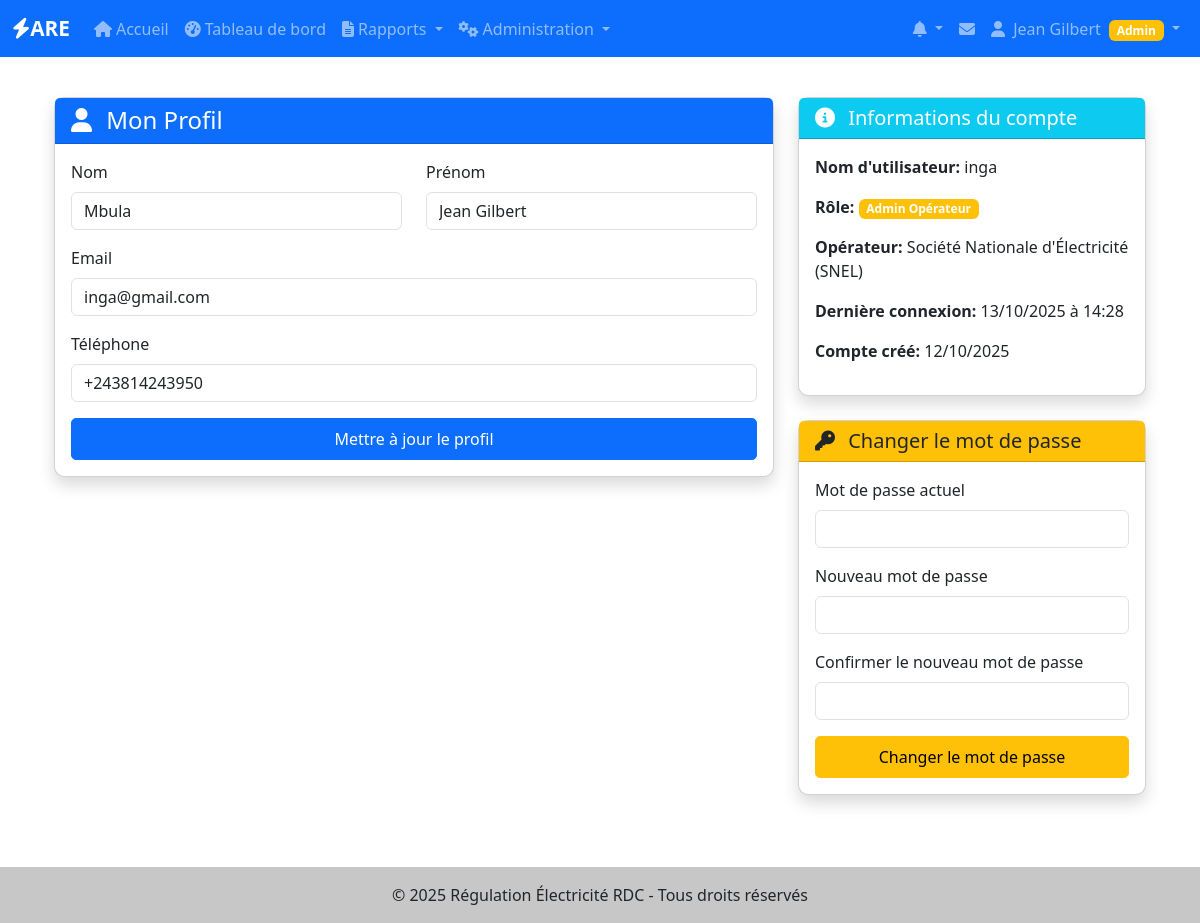
/auth/profile (signed in), run on the app's committed database.
### app/models/utilisateurs.py (models this page shows, shortened)
class User(UserMixin, BaseModel):
    __tablename__ = 'users'
    username = db.Column(db.String(80), unique=True, nullable=False, index=True)
    email = db.Column(db.String(120), unique=True, nullable=False, index=True)
    password_hash = db.Column(db.String(128), nullable=False)
    nom = db.Column(db.String(100))
    prenom = db.Column(db.String(100))
    role = db.Column(db.Enum('super_admin', 'admin_operateur', 'utilisateur_operateur'),
                    default='utilisateur_operateur', nullable=False)
    operateur_id = db.Column(db.Integer, db.ForeignKey('operateurs.id'), nullable=True)
    is_active = db.Column(db.Boolean, default=True, nullable=False)
    telephone = db.Column(db.String(20))
    derniere_connexion = db.Column(db.DateTime)
    operateur = db.relationship('Operateur', backref='users', lazy=True)
    def is_super_admin(self):
        return self.role == 'super_admin'
    def is_admin_operateur(self):
        return self.role == 'admin_operateur'
    def has_permission(self, permission):
        permissions = {
            'super_admin': ['create_operateur', 'edit_operateur', 'delete_operateur',
                           'create_user', 'edit_user', 'delete_user', 'view_all_reports'],
            'admin_operateur': ['edit_own_operateur', 'create_user_operateur',
                               'edit_user_operateur', 'view_own_reports', 'create_reports'],
            'utilisateur_operateur': ['view_own_reports', 'create_reports', 'edit_own_reports']
        }
        return permission in permissions.get(self.role, [])

### app/models/operateurs.py (models this page shows, shortened)
class Operateur(BaseModel):
    __tablename__ = 'operateurs'
    nom = db.Column(db.String(200), nullable=False, index=True)
    sigle = db.Column(db.String(50))
    type_operateur = db.Column(db.String(50))  # Production, Transport, Distribution
    adresse = db.Column(db.Text)
    ville = db.Column(db.String(100))
    province = db.Column(db.String(100))
    telephone = db.Column(db.String(20))
    email = db.Column(db.String(120))
    site_web = db.Column(db.String(200))
    numero_licence = db.Column(db.String(100), unique=True)
    date_licence = db.Column(db.Date)
    statut_licence = db.Column(db.String(20), default='active')  # active, suspendue, expirée
    capacite_installee = db.Column(db.Float)  # en MW
    zone_couverture = db.Column(db.Text)
    nombre_clients = db.Column(db.Integer)
    observations = db.Column(db.Text)
    centrales_hydro = db.relationship("CentraleHydro", back_populates="operateur", lazy=True)
    centrales_thermique = db.relationship("CentraleThermique", back_populates="operateur", lazy=True)
    centrales_solaire = db.relationship("CentraleSolaire", back_populates="operateur", lazy=True)
    lignes_transport = db.relationship("LigneTransport", back_populates="operateur", lazy=True)
    postes_transport = db.relationship("PosteTransport", back_populates="operateur", lazy=True)
    reseaux_distribution = db.relationship("ReseauDistribution", back_populates="operateur", lazy=True)

### app/auth/routes.py (the view, shortened to what this page needs)
@auth.route('/profile', methods=['GET', 'POST'])
@active_user_required
def profile():
    form = ProfileForm(current_user)
    change_password_form = ChangePasswordForm()
    if request.method == 'GET':
        form.nom.data = current_user.nom
        form.prenom.data = current_user.prenom
        form.email.data = current_user.email
        form.telephone.data = current_user.telephone
    return render_template('auth/profile.html', form=form,
                         change_password_form=change_password_form, user=current_user)

### app/auth/forms.py (shortened to what this page needs)
class ProfileForm(FlaskForm):
    nom = StringField('Nom', validators=[DataRequired()])
    prenom = StringField('Prénom', validators=[DataRequired()])
    email = StringField('Email', validators=[
        DataRequired(),
        Email(message='Adresse email invalide')
    ])
    telephone = StringField('Téléphone', validators=[Optional()])
    submit = SubmitField('Mettre à jour le profil')
    def __init__(self, user, *args, **kwargs):
        super(ProfileForm, self).__init__(*args, **kwargs)
        self.user = user

class ChangePasswordForm(FlaskForm):
    current_password = PasswordField('Mot de passe actuel', validators=[DataRequired()])
    new_password = PasswordField('Nouveau mot de passe', validators=[
        DataRequired(),
        Length(min=6, message='Le mot de passe doit contenir au moins 6 caractères')
    ])
    new_password2 = PasswordField('Confirmer le nouveau mot de passe', validators=[
        DataRequired(),
        EqualTo('new_password', message='Les mots de passe doivent correspondre')
    ])
    submit = SubmitField('Changer le mot de passe')

### app/templates/auth/profile.html (shortened to what this page needs)
{% extends "base.html" %}
{% block content %}
<div class="container-fluid">
    <div class="row">
        <div class="col-md-8">
            <div class="card shadow">
                <div class="card-header bg-primary text-white">
                    <h4 class="mb-0">
                        <i class="fas fa-user me-2"></i>
                        Mon Profil
                    </h4>
                </div>
                <div class="card-body">
                    <form method="POST">
                        <div class="row mb-3">
                            <div class="col-md-6">
                                {{ form.nom.label(class="form-label") }}
                                {{ form.nom(class="form-control" + (" is-invalid" if form.nom.errors else "")) }}
                            </div>
                            <div class="col-md-6">
                                {{ form.prenom.label(class="form-label") }}
                                {{ form.prenom(class="form-control" + (" is-invalid" if form.prenom.errors else "")) }}
                            </div>
                        </div>
                        <div class="mb-3">
                            {{ form.email.label(class="form-label") }}
                            {{ form.email(class="form-control" + (" is-invalid" if form.email.errors else "")) }}
                        </div>
                        <div class="mb-3">
                            {{ form.telephone.label(class="form-label") }}
                            {{ form.telephone(class="form-control" + (" is-invalid" if form.telephone.errors else "")) }}
                        </div>
                        <div class="d-grid">
                            {{ form.submit(class="btn btn-primary") }}
                        </div>
                    </form>
                </div>
            </div>
        </div>
        <div class="col-md-4">
            <div class="card shadow mb-4">
                <div class="card-header bg-info text-white">
                    <h5 class="mb-0">
                        <i class="fas fa-info-circle me-2"></i>
                        Informations du compte
                    </h5>
                </div>
                <div class="card-body">
                    <p><strong>Nom d'utilisateur:</strong> {{ user.username }}</p>
                    <p><strong>Rôle:</strong>
                        {% if user.is_super_admin() %}
                            <span class="badge bg-danger">Super Administrateur</span>
                        {% elif user.is_admin_operateur() %}
                            <span class="badge bg-warning">Admin Opérateur</span>
                        {% else %}
                            <span class="badge bg-info">Utilisateur Opérateur</span>
                        {% endif %}
                    </p>
                    {% if user.operateur %}
                        <p><strong>Opérateur:</strong> {{ user.operateur.nom }}</p>
                    {% endif %}
                    <p><strong>Dernière connexion:</strong>
                        {% if user.derniere_connexion %}
                            {{ user.derniere_connexion.strftime('%d/%m/%Y à %H:%M') }}
                        {% else %}
                            Jamais
                        {% endif %}
                    </p>
                    <p><strong>Compte créé:</strong> {{ user.date_creation.strftime('%d/%m/%Y') }}</p>
                </div>
            </div>
            <div class="card shadow">
                <div class="card-header bg-warning text-dark">
                    <h5 class="mb-0">
                        <i class="fas fa-key me-2"></i>
                        Changer le mot de passe
                    </h5>
                </div>
                <div class="card-body">
                    <form method="POST">
                        <div class="mb-3">
                            {{ change_password_form.current_password.label(class="form-label") }}
                            {{ change_password_form.current_password(class="form-control" + (" is-invalid" if change_password_form.current_password.errors else "")) }}
                        </div>
                        <div class="mb-3">
                            {{ change_password_form.new_password.label(class="form-label") }}
                            {{ change_password_form.new_password(class="form-control" + (" is-invalid" if change_password_form.new_password.errors else "")) }}
                        </div>
                        <div class="mb-3">
                            {{ change_password_form.new_password2.label(class="form-label") }}
                            {{ change_password_form.new_password2(class="form-control" + (" is-invalid" if change_password_form.new_password2.errors else "")) }}
                        </div>
                        <div class="d-grid">
                            {{ change_password_form.submit(class="btn btn-warning") }}
                        </div>
                    </form>
                </div>
            </div>
        </div>
    </div>
</div>
{% endblock %}

### app/templates/base.html (shortened to what this page needs)
<!DOCTYPE html>
<html lang="fr">
<head>
    <link href="https://cdn.jsdelivr.net/npm/bootstrap@5.3.0/dist/css/bootstrap.min.css" rel="stylesheet">
    <link rel="stylesheet" href="https://cdnjs.cloudflare.com/ajax/libs/font-awesome/6.4.0/css/all.min.css">
    <link rel="stylesheet" href="{{ url_for('static', filename='css/style.css') }}">
</head>
<body>
    <nav class="navbar navbar-expand-lg navbar-dark bg-primary">
        <div class="container-fluid">
            <a class="navbar-brand" href="{{ url_for('main.index') }}">
                <i class="fas fa-bolt"></i>ARE
            </a>
            <div class="collapse navbar-collapse" id="navbarNav">
                <ul class="navbar-nav me-auto">
                    <li class="nav-item">
                        <a class="nav-link" href="{{ url_for('main.index') }}">
                            <i class="fas fa-home me-1"></i>Accueil
                        </a>
                    </li>
                    {% if current_user.is_authenticated %}
                    <li class="nav-item">
                        <a class="nav-link" href="{{ url_for('are_dashboard.index') }}">
                            <i class="fas fa-tachometer-alt me-1"></i>Tableau de bord
                        </a>
                    </li>
                    <li class="nav-item dropdown">
                        <a class="nav-link dropdown-toggle" href="#" id="rapportsDropdown" role="button" data-bs-toggle="dropdown">
                            <i class="fas fa-file-alt me-1"></i>Rapports
                        </a>
                    </li>
                    {% if current_user.is_super_admin() or current_user.is_admin_operateur() %}
                    <li class="nav-item dropdown">
                        <a class="nav-link dropdown-toggle" href="#" id="adminDropdown" role="button" data-bs-toggle="dropdown">
                            <i class="fas fa-cogs me-1"></i>Administration
                        </a>
                    </li>
                    {% endif %}
                    {% endif %}
                </ul>
                <ul class="navbar-nav">
                    {% if current_user.is_authenticated %}
                    {% from 'components/notifications.html' import dropdown_notifications %}
                    {{ dropdown_notifications() }}
                    <li class="nav-item dropdown">
                        <a class="nav-link position-relative" href="{{ url_for('notifications.messages') }}" title="Messagerie">
                            <i class="fas fa-envelope"></i>
                        </a>
                    </li>
                    <li class="nav-item dropdown">
                        <a class="nav-link dropdown-toggle" href="#" id="userDropdown" role="button" data-bs-toggle="dropdown">
                            <i class="fas fa-user me-1"></i>
                            {{ current_user.prenom or current_user.username }}
                            {% if current_user.is_super_admin() %}
                                <span class="badge bg-danger ms-1">Super Admin</span>
                            {% elif current_user.is_admin_operateur() %}
                                <span class="badge bg-warning ms-1">Admin</span>
                            {% endif %}
                        </a>
                    </li>
                    {% endif %}
                </ul>
            </div>
        </div>
    </nav>
    <main class="container my-4">
        {% block content %}{% endblock %}
    </main>
    <footer class="bg-light text-center text-lg-start mt-5">
        <div class="text-center p-3" style="background-color: rgba(0, 0, 0, 0.2);">
            © 2025 Régulation Électricité RDC - Tous droits réservés
        </div>
    </footer>
</body>
</html>

### app/static/css/style.css (style rules this page uses)
:root { --primary-color: #0d6efd; --secondary-color: #6c757d; --success-color: #198754; --danger-color: #dc3545; --warning-color: #ffc107; --info-color: #0dcaf0; }
body { min-height: 100vh; display: flex; flex-direction: column; }
main { flex: 1; }
.navbar-brand { font-weight: bold; font-size: 1.3rem; }
.card { border-radius: 10px; box-shadow: 0 2px 4px rgba(0,0,0,0.1); transition: transform 0.2s; }
.btn { border-radius: 5px; padding: 0.5rem 1.5rem; }
.btn-primary { background-color: var(--primary-color); border-color: var(--primary-color); }
footer { margin-top: auto; }

### data on the page
User: prenom "Jean Gilbert", nom "Mbula", email "inga@gmail.com", telephone "+243814243950", username "inga", derniere_connexion "13/10/2025 à 14:28", date_creation "12/10/2025"
Operateur: operateur.nom "Société Nationale d'Électricité (SNEL)"

### other printed values
{{ change_password_form.current_password.label(class="form-label") }} "Mot de passe actuel"
{{ change_password_form.new_password.label(class="form-label") }} "Nouveau mot de passe"
{{ change_password_form.new_password2.label(class="form-label") }} "Confirmer le nouveau mot de passe"
